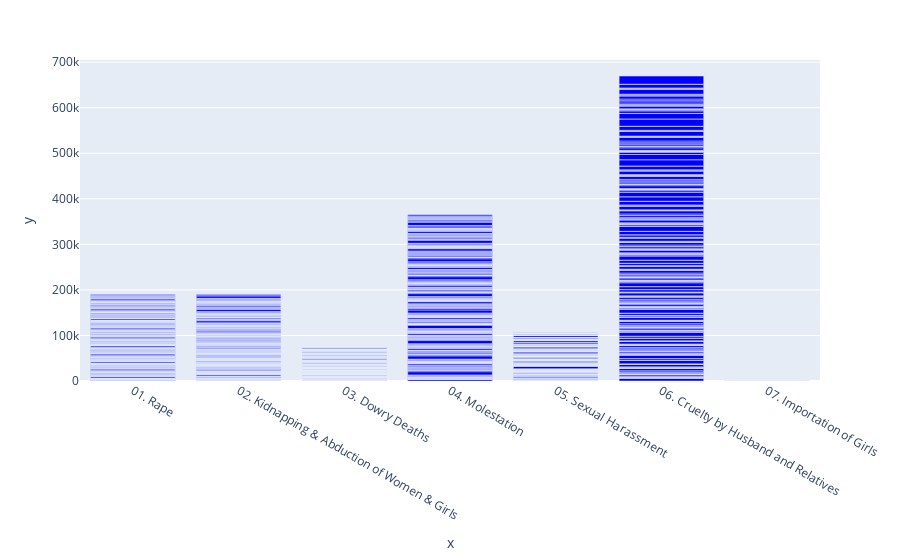

Source (notebook cell):
### Code cell
fig= px.bar(g,x=df['Sub_Group_Name'],y=df['Cases_Reported'],color_discrete_sequence=['blue'])
fig.show()

### Figure 1 — Plotly figure (JSON) as saved in the notebook; plotly's stock layout.template omitted (floating-point values rounded to 4 significant figures; data arrays with more than 128 entries replaced by an {"elided": "..."} marker saying what was removed)
{"data": [{"alignmentgroup": "True", "hovertemplate": "x=%{x}<br>y=%{y}<extra></extra>", "legendgroup": "", "marker": {"color": "blue", "pattern": {"shape": ""}}, "name": "", "offsetgroup": "", "orientation": "v", "showlegend": false, "textposition": "auto", "type": "bar", "x": {"elided": "2450 str values"}, "xaxis": "x", "y": {"elided": "2450 int values"}, "yaxis": "y"}], "layout": {"barmode": "relative", "legend": {"tracegroupgap": 0}, "margin": {"t": 60}, "xaxis": {"anchor": "y", "domain": [0, 1], "title": {"text": "x"}}, "yaxis": {"anchor": "x", "domain": [0, 1], "title": {"text": "y"}}}}
